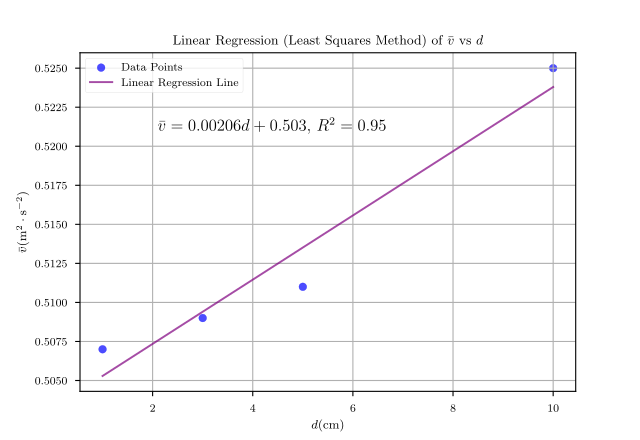

Python code for this plot:
import numpy as np
import matplotlib.pyplot as plt
from sklearn.linear_model import LinearRegression
import matplotlib

plt.rcParams.update({
    "text.usetex": True,
    "font.family": "CMU Serif",
})
matplotlib.rcParams['mathtext.fontset'] = 'stix'
plt.style.use('seaborn-v0_8-paper')

# Data
y = np.array([0.507, 0.509, 0.511, 0.525])
x = np.array([1, 3, 5, 10]).reshape(-1, 1)

# Perform linear regression
model = LinearRegression()
model.fit(x, y)
# Get the slope and intercept of the line best fit
slope = model.coef_[0]
intercept = model.intercept_
print(f"Slope: {slope}")

# Get the R^2 value
r_squared = model.score(x, y)

# Generate predictions
y_pred = model.predict(x)

# Plotting
plt.scatter(x, y, color='blue', alpha=0.7,  label='Data Points')
plt.plot(x, y_pred, color='purple', alpha = 0.7, label='Linear Regression Line')
plt.title('Linear Regression (Least Squares Method) of $\\bar{v}$ vs $d$')
plt.ylabel('$\\bar{v} (\\mathrm{m^2 \\cdot s^{-2}})$')
plt.xlabel('$d (\\mathrm{cm})$')
plt.legend()
plt.grid()

# Add the equation of the line
plt.text(2.1, 0.5210, f"$\\bar v = {slope:.5f}d + {intercept:.3f}$, $R^2 = {r_squared:.2f}$", fontsize=12)
print(f"Slope: {slope}, Intercept: {intercept}, R^2: {r_squared}")
plt.savefig("plot8.pdf")
